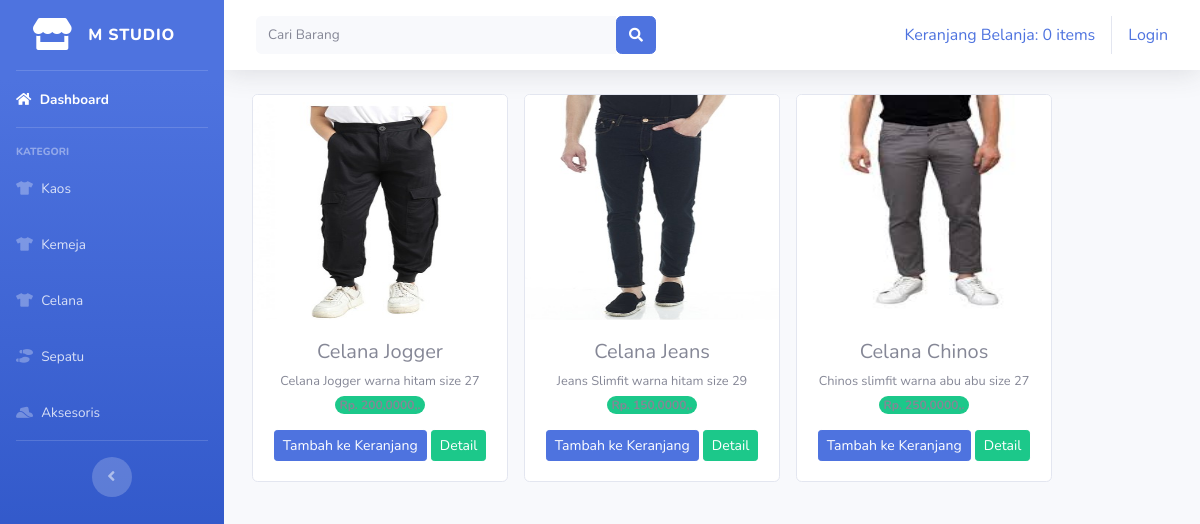
Screenshot of /index.php/kategori/celana with the database file from the repository.
### tables this page shows
CREATE TABLE `tb_barang` (
  `Id_brg` int(11) NOT NULL,
  `Nama_brg` varchar(120) NOT NULL,
  `Keterangan` varchar(225) NOT NULL,
  `Kategori` varchar(60) NOT NULL,
  `Harga` int(11) NOT NULL,
  `Stok` int(4) NOT NULL,
  `Gambar` varchar(400) NOT NULL
);

### application/controllers/kategori.php (called while the page is built, shortened)
<?php
class Kategori extends CI_Controller{
	public function celana(){
		$data['celana'] = $this->model_kategori->data_celana()->result();
		$this->load->view('templates/header');
		$this->load->view('templates/sidebar');
		$this->load->view('celana', $data);
		$this->load->view('templates/footer');
	}
}
?>

### index.php (called while the page is built, shortened)
<?php
require_once BASEPATH.'core/CodeIgniter.php';

### application/models/model_kategori.php (called while the page is built, shortened)
<?php
class Model_kategori extends CI_Model{
	public function data_celana(){
		return $this->db->get_where("tb_barang", array('Kategori' => 'celana'));
	}
}
?>

### application/views/celana.php (the view)
<div class="container-fluid">
	<div class="row text-center mt-4">
		<?php foreach ($celana as $brg) : ?>
			<div class="card ml-3 mb-3" style="width: 16rem;">
			  <img src="<?php echo base_url().'./uploads/'.$brg->Gambar ?>" width="640" height="225" overflow="hidden" class="card-img-top" alt="...">
			  <div class="card-body">
			    <h5 class="card-title mb-1"><?php echo $brg->Nama_brg ?></h5>
			    <small><?php echo $brg->Keterangan ?></small><br>
			    <span class="badge rounded-pill bg-success mb-3">Rp. <?php echo number_format($brg->Harga), 0, ',','.' ?></span>
			    <?php echo anchor('dashboard/tambah_ke_keranjang/'.$brg->Id_brg,'<div class="btn btn-sm btn-primary">Tambah ke Keranjang</div>')  ?>
			    <?php echo anchor('dashboard/detail_brg/'.$brg->Id_brg,'<div class="btn btn-sm btn-success">Detail</div>')  ?>
			  </div>
			</div>
		<?php endforeach; ?>
	</div>
</div>

### rows the page displays
tb_barang: Gambar (picture), Nama_brg "Celana Jogger", Keterangan "Celana Jogger warna hitam size 27", Id_brg "Tambah ke Keranjang", Id_brg "Detail"
tb_barang: Gambar (picture), Nama_brg "Celana Jeans", Keterangan "Jeans Slimfit warna hitam size 29", Id_brg "Tambah ke Keranjang", Id_brg "Detail"
tb_barang: Gambar (picture), Nama_brg "Celana Chinos", Keterangan "Chinos slimfit warna abu abu size 27", Id_brg "Tambah ke Keranjang", Id_brg "Detail"

### other values shown
anchor('dashboard/detail_keranjang', $keranjang) "Keranjang Belanja: 0 items"
anchor('auth/login','Login') "Login"
